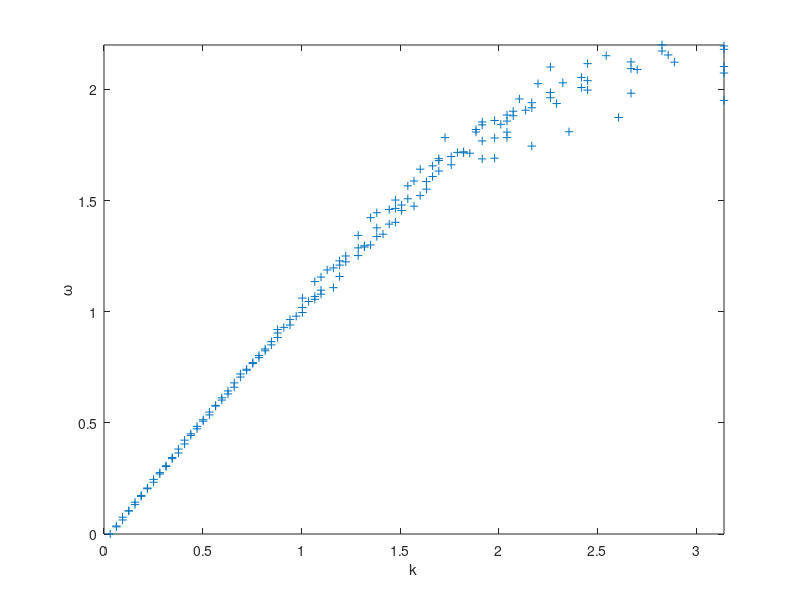

This figure's MATLAB source:
% PURPOSE: Computation of the numerical
%  dispersion relation for a linear chain 
%  in one dimension with disorder (p. 203)
% GEOMETRY:
%          +---+---+---+---+---+
% mass     1   2   3   4   5   6
% spring 1   2   3   4   5   6   7
% DIFFERENCE to ch5p201phonon1D_simplified_dos:
%  The wave bynber must be computed via fast
%  Fourier transform, and the points must be
%  reordered accordingly
% CAVEAT: If the disorder (constant A1,A2) is 
%  increased to unphysically large values 
%  (definitely larger than 0.3), some
%  observables which should be real become
%  constant and the results make no sense any
%  more
% REVISION HISTORY: 21-May-2014 H.-G. Matuttis
clear
format compact

n=200
clf
randn('seed',4)
A1=.3 % disorder for the mass 
A2=.15 % disorder for the force constant 
mass=ones(n+1,1)+A1*(randn(n+1,1)-.5);
k=ones(n+1,1)+A2*(rand(n+1,1)-.5);
k(n+1)=k(1);

% set up the dynamic matrix
for i=1:n
  ip=i+1;
  if (ip>n) % periodicity
    ip=ip-n;
  end

  D(i,i)=(k(i)+k(ip))/mass(i);
  D(ip,i)=-(k(i))/sqrt(mass(i)*mass(ip));
  D(i,ip)=-(k(ip))/sqrt(mass(i)*mass(ip));
end

% diagonalization of the dynamic matrix
[U,Deigval]=eig(D);

% computation of the wave number
% via fast Fourier transform
for i=1:n
  absfft=abs(fft(U(:,i)));
  [f,j]=max(absfft(1:n/2));
  kvec(i)=2*pi*j/n;
end


fullk1=[kvec'];
fullomega=[sqrt(diag(Deigval))'];% sqrt(diag(Deigval))'];


plot(fullk1,fullomega,'+')
xlabel('k')
ylabel('\omega')
axis tight
axis([0 pi 0 2.2])


return